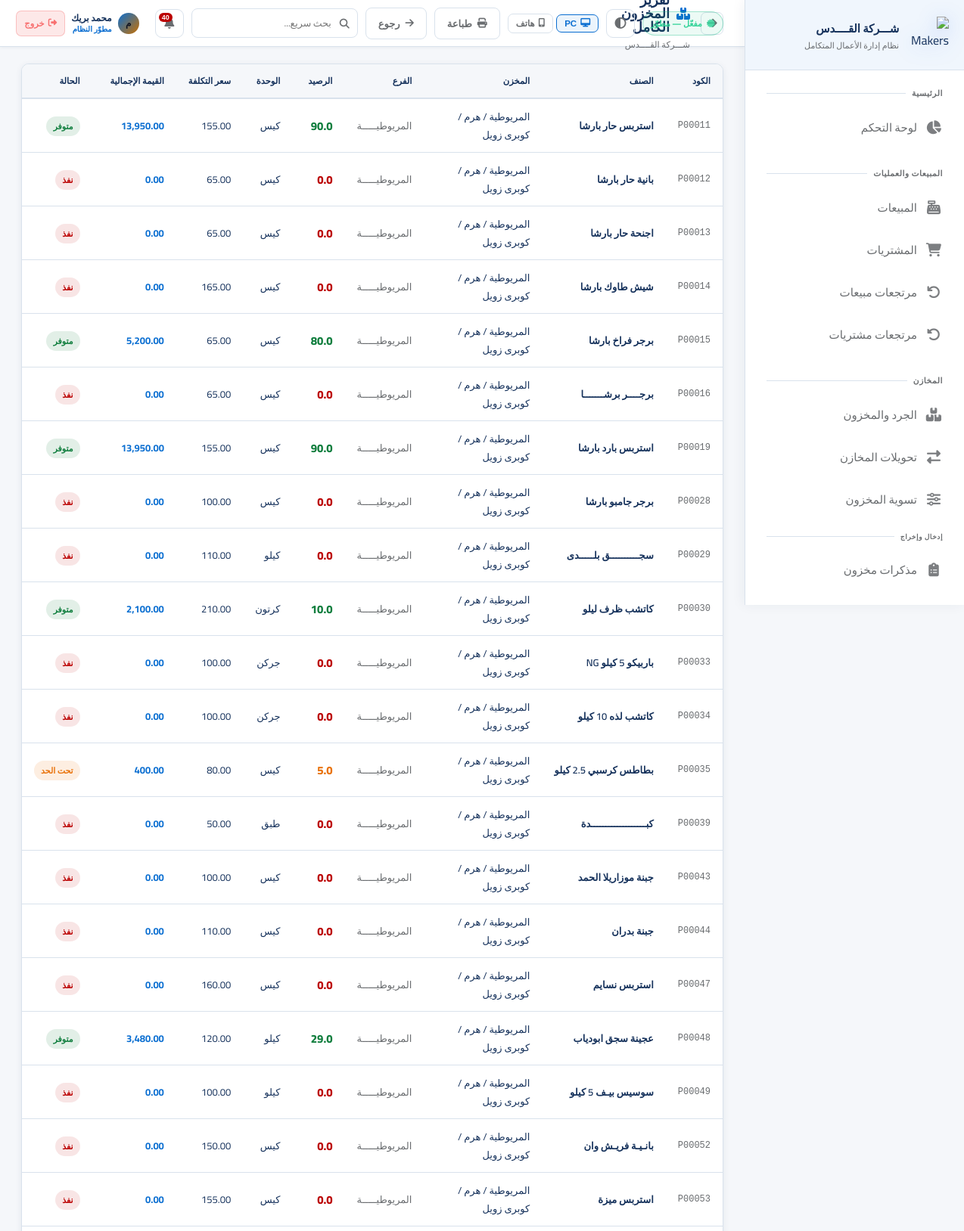
/reports/inventory (signed in, upper part), run on the app's committed database.
### app.py (models this page shows, shortened)
class AppSetting(db.Model):
    id = db.Column(db.Integer, primary_key=True)
    key = db.Column(db.String(80), unique=True, nullable=False)
    value = db.Column(db.Text)

class User(UserMixin, db.Model):
    id = db.Column(db.Integer, primary_key=True)
    username = db.Column(db.String(80), unique=True, nullable=False)
    password_hash = db.Column(db.String(256))
    full_name = db.Column(db.String(120))
    role = db.Column(db.String(20), default='user')  # developer, admin, manager, user
    branch_id = db.Column(db.Integer, db.ForeignKey('branch.id'))
    is_active = db.Column(db.Boolean, default=True)
    created_at = db.Column(db.DateTime, default=datetime.utcnow)
    last_seen = db.Column(db.DateTime, nullable=True)
    last_ip = db.Column(db.String(64), nullable=True)
    last_user_agent = db.Column(db.String(256), nullable=True)
    permissions = db.Column(db.Text)  # JSON list of permission keys; empty = استخدام صلاحيات الدور

class Stock(db.Model):
    id = db.Column(db.Integer, primary_key=True)
    product_id = db.Column(db.Integer, db.ForeignKey('product.id'), nullable=False)
    warehouse_id = db.Column(db.Integer, db.ForeignKey('warehouse.id'), nullable=False)
    quantity = db.Column(db.Float, default=0)
    warehouse = db.relationship('Warehouse')
    __table_args__ = (db.UniqueConstraint('product_id', 'warehouse_id'),)

class Product(db.Model):
    id = db.Column(db.Integer, primary_key=True)
    code = db.Column(db.String(50), unique=True, nullable=False)
    name = db.Column(db.String(200), nullable=False)
    barcode = db.Column(db.String(50))
    category_id = db.Column(db.Integer, db.ForeignKey('category.id'))
    unit = db.Column(db.String(20), default='قطعة')
    cost_price = db.Column(db.Float, default=0)
    sell_price = db.Column(db.Float, default=0)
    min_stock = db.Column(db.Float, default=0)
    description = db.Column(db.Text)
    is_active = db.Column(db.Boolean, default=True)
    created_at = db.Column(db.DateTime, default=datetime.utcnow)
    stock_items = db.relationship('Stock', backref='product', lazy=True)

class Warehouse(db.Model):
    id = db.Column(db.Integer, primary_key=True)
    name = db.Column(db.String(100), nullable=False)
    branch_id = db.Column(db.Integer, db.ForeignKey('branch.id'))
    manager_id = db.Column(db.Integer, db.ForeignKey('user.id'))
    address = db.Column(db.String(200))
    is_active = db.Column(db.Boolean, default=True)
    manager = db.relationship('User', foreign_keys=[manager_id])

class Branch(db.Model):
    id = db.Column(db.Integer, primary_key=True)
    name = db.Column(db.String(100), nullable=False)
    address = db.Column(db.String(200))
    phone = db.Column(db.String(20))
    is_active = db.Column(db.Boolean, default=True)
    users = db.relationship('User', backref='branch', lazy=True)
    warehouses = db.relationship('Warehouse', backref='branch', lazy=True)

### app.py (the view)
@app.route('/reports/inventory')
@login_required
def report_inventory():
    stocks = db.session.query(Stock, Product, Warehouse).join(Product).join(Warehouse).filter(
        Product.is_active == True, Warehouse.is_active == True).all()
    return render_template('report_inventory.html', stocks=stocks)

### templates/report_inventory.html (shortened to what this page needs)
{% extends 'base.html' %}
{% set block_icon = 'fas fa-boxes' %}
{% block topbar_actions %}
<button onclick="window.print()" class="btn btn-outline"><i class="fas fa-print"></i> طباعة</button>
<a href="{{ url_for('reports') }}" class="btn btn-outline"><i class="fas fa-arrow-right"></i> رجوع</a>
{% endblock %}
{% block content %}
<div class="card"><div class="table-container"><table>
    <thead><tr><th>الكود</th><th>الصنف</th><th>المخزن</th><th>الفرع</th><th>الرصيد</th><th>الوحدة</th><th>سعر التكلفة</th><th>القيمة الإجمالية</th><th>الحالة</th></tr></thead>
    <tbody>
        {% set ns = namespace(total_val=0) %}
        {% for stock, product, warehouse in stocks %}
        {% set val = stock.quantity * product.cost_price %}
        {% set ns.total_val = ns.total_val + val %}
        <tr>
            <td style="font-family:monospace;font-size:12px;color:var(--text-muted);">{{ product.code }}</td>
            <td style="font-weight:600;">{{ product.name }}</td>
            <td>{{ warehouse.name }}</td>
            <td style="color:var(--text-muted);">{{ warehouse.branch.name if warehouse.branch else '—' }}</td>
            <td style="font-weight:800;font-size:15px;
                color:{% if stock.quantity <= 0 %}var(--danger){% elif stock.quantity <= product.min_stock and product.min_stock > 0 %}var(--warning){% else %}var(--success){% endif %};">
                {{ stock.quantity }}
            </td>
            <td>{{ product.unit }}</td>
            <td>{{ "{:,.2f}".format(product.cost_price) }}</td>
            <td style="font-weight:700;color:var(--info);">{{ "{:,.2f}".format(val) }}</td>
            <td>
                {% if stock.quantity <= 0 %}<span class="badge badge-danger">نفذ</span>
                {% elif stock.quantity <= product.min_stock and product.min_stock > 0 %}<span class="badge badge-warning">تحت الحد</span>
                {% else %}<span class="badge badge-success">متوفر</span>{% endif %}
            </td>
        </tr>
        {% else %}
        <tr><td colspan="9" style="text-align:center;padding:40px;color:var(--text-muted);">لا توجد بيانات</td></tr>
        {% endfor %}
    </tbody>
</table></div></div>
{% endblock %}

### templates/base.html (shortened to what this page needs)
<!DOCTYPE html>
<html lang="ar" dir="rtl" data-theme="fiori" data-layout-default="{{ layout_max_width | default('1400px') }}">
<head>
    <link rel="stylesheet" href="https://cdnjs.cloudflare.com/ajax/libs/font-awesome/6.5.0/css/all.min.css">
    <link rel="stylesheet" href="{{ url_for('static', filename='css/style.css') }}">
</head>
<body>
<aside class="sidebar sidebar-enterprise" id="sidebar">
    <div class="sidebar-logo">
        <div class="logo-icon">
            <img src="{{ url_for('static', filename='img/logo-makers-erp-3d.png') }}" alt="Makers ERP">
        </div>
        <div class="logo-text">
            <div class="name">{{ app_brand_title | default('Silsal POS') }}</div>
            <div class="sub">نظام إدارة الأعمال المتكامل</div>
        </div>
    </div>
    <nav class="sidebar-nav" id="sidebarNav" style="display:flex;flex-direction:column;padding-bottom:8px;">
        <div class="nav-section">
            <div class="nav-label">الرئيسية</div>
            {% if can('dashboard') %}
            <a href="{{ url_for('dashboard') }}" class="nav-link {% if request.endpoint=='dashboard' %}active{% endif %}">
                <i class="fas fa-chart-pie"></i><span class="label">لوحة التحكم</span>
            </a>
            {% endif %}
        </div>
        {% if can('sales') or can('purchases') or can('returns') %}
        <div class="nav-section">
            <div class="nav-label">المبيعات والعمليات</div>
            {% if can('sales') %}
            <a href="{{ url_for('sales') }}" class="nav-link {% if 'sale' in (request.endpoint or '') and 'return' not in (request.endpoint or '') and 'report' not in (request.endpoint or '') %}active{% endif %}">
                <i class="fas fa-cash-register"></i><span class="label">المبيعات</span>
            </a>
            {% endif %}
            {% if can('purchases') %}
            <a href="{{ url_for('purchases') }}" class="nav-link {% if 'purchase' in (request.endpoint or '') and 'return' not in (request.endpoint or '') and 'report' not in (request.endpoint or '') %}active{% endif %}">
                <i class="fas fa-shopping-cart"></i><span class="label">المشتريات</span>
            </a>
            {% endif %}
            {% if can('returns') %}
            <a href="{{ url_for('sale_returns') }}" class="nav-link {% if request.endpoint in ['sale_returns','new_sale_return'] %}active{% endif %}">
                <i class="fas fa-undo"></i><span class="label">مرتجعات مبيعات</span>
            </a>
            <a href="{{ url_for('purchase_returns') }}" class="nav-link {% if request.endpoint in ['purchase_returns','new_purchase_return'] %}active{% endif %}">
                <i class="fas fa-undo-alt"></i><span class="label">مرتجعات مشتريات</span>
            </a>
            {% endif %}
        </div>
        {% endif %}
        {% if can('inventory') or can('transfers') or can('adjust_stock') %}
        <div class="nav-section">
            <div class="nav-label">المخازن</div>
            {% if can('inventory') %}
            <a href="{{ url_for('inventory') }}" class="nav-link {% if request.endpoint=='inventory' %}active{% endif %}">
                <i class="fas fa-boxes"></i><span class="label">الجرد والمخزون</span>
            </a>
            {% endif %}
            {% if can('transfers') %}
            <a href="{{ url_for('transfers') }}" class="nav-link {% if 'transfer' in (request.endpoint or '') %}active{% endif %}">
                <i class="fas fa-exchange-alt"></i><span class="label">تحويلات المخازن</span>
            </a>
            {% endif %}
            {% if can('adjust_stock') %}
            <a href="{{ url_for('adjust_stock') }}" class="nav-link {% if request.endpoint=='adjust_stock' %}active{% endif %}">
                <i class="fas fa-sliders-h"></i><span class="label">تسوية المخزون</span>
            </a>
            {% endif %}
            {% if can('inventory') %}
            <div class="nav-label" style="padding-top:10px;font-size:9px;">إدخال وإخراج</div>
            <a href="{{ url_for('inventory_memos_list') }}" class="nav-link ">
                <i class="fas fa-clipboard-list"></i><span class="label">مذكرات مخزون</span>
            </a>
            {% endif %}
        </div>
        {% endif %}
        {% if can('customers') or can('suppliers') or can('employees') %}
        <div class="nav-section">
        </div>
        {% endif %}
    </nav>
</aside>
<main class="main-content">
    <div class="topbar">
        <div style="display:flex;align-items:center;gap:14px;">
            <button type="button" onclick="history.back()" class="icon-btn" title="رجوع" style="font-size:15px;flex-shrink:0;"><i class="fas fa-arrow-right"></i></button>
            <div>
                <div class="page-title"><i class="{{ block_icon | default('fas fa-home') }}"></i>{% block page_title %}الرئيسية{% endblock %}</div>
                <div class="breadcrumb">{% block breadcrumb %}{{ app_brand_title }}{% endblock %}</div>
            </div>
        </div>
        <div class="topbar-right">
            {% if subscription_status %}
            <span class="sub-pill {% if subscription_status.kind in ('developer','permanent') %}ok{% elif subscription_status.kind in ('expired','none') %}bad{% else %}warn{% endif %}" title="حالة الاشتراك / الترخيص">
                <i class="fas fa-certificate" style="margin-left:6px;opacity:.85;"></i>{{ subscription_status.line }}
            </span>
            {% endif %}
            <button type="button" class="theme-toggle" onclick="erpToggleTheme()" title="تبديل الثيم (Fiori / فاتح / داكن)"><i class="fas fa-adjust"></i></button>
            <div class="erp-device-layout-tools" style="display:flex;align-items:center;gap:4px;flex-shrink:0;" title="وضع العرض — يُحفظ على هذا الجهاز فقط">
                <button type="button" id="btnLayoutPC" onclick="erpSetLayout('pc')" title="عرض PC"
                    style="display:flex;align-items:center;gap:5px;padding:5px 10px;border-radius:7px;font-size:11.5px;font-weight:700;
                           border:1px solid var(--border);background:transparent;color:var(--text-muted);cursor:pointer;transition:all .18s;">
                    <i class="fas fa-desktop"></i> PC
                </button>
                <button type="button" id="btnLayoutPhone" onclick="erpSetLayout('phone')" title="عرض هاتف"
                    style="display:flex;align-items:center;gap:5px;padding:5px 10px;border-radius:7px;font-size:11.5px;font-weight:700;
                           border:1px solid var(--border);background:transparent;color:var(--text-muted);cursor:pointer;transition:all .18s;">
                    <i class="fas fa-mobile-alt"></i> هاتف
                </button>
            </div>
            {% block topbar_actions %}{% endblock %}
            <div style="position:relative;" id="globalSearchWrapper">
                <div style="position:relative;">
                    <i class="fas fa-search" style="position:absolute;right:11px;top:50%;transform:translateY(-50%);color:var(--text-muted);font-size:13px;pointer-events:none;"></i>
                    <input type="text" id="globalSearchInput" placeholder="بحث سريع..." autocomplete="off"
                        style="width:220px;padding:7px 34px 7px 12px;background:rgba(255,255,255,.04);border:1px solid var(--border);
                               border-radius:8px;color:var(--text);font-family:Cairo,sans-serif;font-size:12.5px;transition:all .2s;"
                        onfocus="this.style.borderColor='var(--accent)';this.style.width='280px'"
                        onblur="setTimeout(()=>{this.style.borderColor='';this.style.width='220px';closeGlobalSearch()},200)">
                </div>
            </div>
            <div style="position:relative;" id="notifWrapper">
                <button class="notif-btn" onclick="toggleNotif()" title="الإشعارات">
                    <i class="fas fa-bell"></i>
                    <span class="notif-count" id="notifCount"></span>
                </button>
            </div>
            <div style="display:flex;align-items:center;gap:8px;padding:4px 10px;border-radius:10px;
                        background:rgba(255,255,255,.05);border:1px solid rgba(255,255,255,.09);
                        backdrop-filter:blur(12px);-webkit-backdrop-filter:blur(12px);flex-shrink:0;">
                <div style="width:28px;height:28px;border-radius:50%;background:linear-gradient(135deg,var(--accent),#c97000);
                            display:flex;align-items:center;justify-content:center;font-size:12px;font-weight:800;color:#0f1422;flex-shrink:0;">
                    {{ (current_user.full_name or current_user.username)[0] }}
                </div>
                <div style="line-height:1.3;min-width:0;">
                    <div style="font-size:12px;font-weight:700;color:var(--text);white-space:nowrap;overflow:hidden;text-overflow:ellipsis;max-width:100px;">
                        {{ current_user.full_name or current_user.username }}
                    </div>
                    <div style="font-size:10px;color:var(--accent);font-weight:600;">
                        {% if current_user.role=='developer' %}مطوّر النظام
                        {% elif current_user.role=='admin' %}مدير النظام
                        {% elif current_user.role=='manager' %}مشرف
                        {% else %}مستخدم{% endif %}
                    </div>
                </div>
                <a href="{{ url_for('logout') }}" title="تسجيل الخروج"
                   style="display:flex;align-items:center;gap:5px;padding:5px 10px;border-radius:7px;
                          background:rgba(239,68,68,.12);border:1px solid rgba(239,68,68,.25);
                          color:#f87171;font-size:11.5px;font-weight:700;text-decoration:none;white-space:nowrap;
                          transition:all .18s;flex-shrink:0;"
                   onmouseover="this.style.background='rgba(239,68,68,.22)';this.style.borderColor='rgba(239,68,68,.5)'"
                   onmouseout="this.style.background='rgba(239,68,68,.12)';this.style.borderColor='rgba(239,68,68,.25)'">
                    <i class="fas fa-sign-out-alt"></i> خروج
                </a>
            </div>
        </div>
    </div>
    <div class="content fade-in">
        {% block content %}{% endblock %}
    </div>
</main>
</body>
</html>

### data on the page
AppSetting: value "شـــركة القــــدس"
User: full_name "م", full_name "محمد بريك"
Stock: code "P00011", name "استربس حار بارشا", name "المريوطية / هرم / كوبرى زويل", branch "المريوطيـــــة", quantity "90.0", unit "كيس", val "13,950.00", shows "متوفر"
Product: cost_price "155.00"
Stock: code "P00012", name "بانية حار بارشا", name "المريوطية / هرم / كوبرى زويل", branch "المريوطيـــــة", quantity "0.0", unit "كيس", quantity "0.00", shows "نفذ"
Product: cost_price "65.00"
Stock: code "P00013", name "اجنحة حار بارشا", name "المريوطية / هرم / كوبرى زويل", branch "المريوطيـــــة", quantity "0.0", unit "كيس", quantity "0.00", shows "نفذ"
Product: cost_price "65.00"
Stock: code "P00014", name "شيش طاوك بارشا", name "المريوطية / هرم / كوبرى زويل", branch "المريوطيـــــة", quantity "0.0", unit "كيس", quantity "0.00", shows "نفذ"
Product: cost_price "165.00"
Stock: code "P00015", name "برجر فراخ بارشا", name "المريوطية / هرم / كوبرى زويل", branch "المريوطيـــــة", quantity "80.0", unit "كيس", val "5,200.00", shows "متوفر"
Product: cost_price "65.00"
Stock: code "P00016", name "برجــــر برشـــــــا", name "المريوطية / هرم / كوبرى زويل", branch "المريوطيـــــة", quantity "0.0", unit "كيس", quantity "0.00", shows "نفذ"
Product: cost_price "65.00"
Stock: code "P00019", name "استربس بارد بارشا", name "المريوطية / هرم / كوبرى زويل", branch "المريوطيـــــة", quantity "90.0", unit "كيس", val "13,950.00", shows "متوفر"
Product: cost_price "155.00"
Stock: code "P00028", name "برجر جامبو بارشا", name "المريوطية / هرم / كوبرى زويل", branch "المريوطيـــــة", quantity "0.0", unit "كيس", quantity "0.00", shows "نفذ"
Product: cost_price "100.00"
Stock: code "P00029", name "سجــــــــــق بلـــــدى", name "المريوطية / هرم / كوبرى زويل", branch "المريوطيـــــة", quantity "0.0", unit "كيلو", quantity "0.00", shows "نفذ"
Product: cost_price "110.00"
Stock: code "P00030", name "كاتشب ظرف ليلو", name "المريوطية / هرم / كوبرى زويل", branch "المريوطيـــــة", quantity "10.0", unit "كرتون", val "2,100.00", shows "متوفر"
Product: cost_price "210.00"
Stock: code "P00033", name "باربيكو 5 كيلو NG", name "المريوطية / هرم / كوبرى زويل", branch "المريوطيـــــة", quantity "0.0", unit "جركن", quantity "0.00", shows "نفذ"
Product: cost_price "100.00"
Stock: code "P00034", name "كاتشب لذه 10 كيلو", name "المريوطية / هرم / كوبرى زويل", branch "المريوطيـــــة", quantity "0.0", unit "جركن", quantity "0.00", shows "نفذ"
Product: cost_price "100.00"
Stock: code "P00035", name "بطاطس كرسبي 2.5 كيلو", name "المريوطية / هرم / كوبرى زويل", branch "المريوطيـــــة", quantity "5.0", unit "كيس", val "400.00", shows "تحت الحد"
Product: cost_price "80.00"
Stock: code "P00039", name "كبـــــــــــــــــــدة", name "المريوطية / هرم / كوبرى زويل", branch "المريوطيـــــة", quantity "0.0", unit "طبق", quantity "0.00", shows "نفذ"
Product: cost_price "50.00"
Stock: code "P00043", name "جبنة موزاريلا الحمد", name "المريوطية / هرم / كوبرى زويل", branch "المريوطيـــــة", quantity "0.0", unit "كيس", quantity "0.00", shows "نفذ"
Product: cost_price "100.00"
Stock: code "P00044", name "جبنة بدران", name "المريوطية / هرم / كوبرى زويل", branch "المريوطيـــــة", quantity "0.0", unit "كيس", quantity "0.00", shows "نفذ"
Product: cost_price "110.00"
Stock: code "P00047", name "استربس نسايم", name "المريوطية / هرم / كوبرى زويل", branch "المريوطيـــــة", quantity "0.0", unit "كيس", quantity "0.00", shows "نفذ"
Product: cost_price "160.00"
Stock: code "P00048", name "عجينة سجق ابودياب", name "المريوطية / هرم / كوبرى زويل", branch "المريوطيـــــة", quantity "29.0", unit "كيلو", val "3,480.00", shows "متوفر"
Product: cost_price "120.00"
Stock: code "P00049", name "سوسيس بيـف 5 كيلو", name "المريوطية / هرم / كوبرى زويل", branch "المريوطيـــــة", quantity "0.0", unit "كيلو", quantity "0.00", shows "نفذ"
Product: cost_price "100.00"
Stock: code "P00052", name "بانـيـة فريـش وان", name "المريوطية / هرم / كوبرى زويل", branch "المريوطيـــــة", quantity "0.0", unit "كيس", quantity "0.00", shows "نفذ"
Product: cost_price "150.00"
Stock: code "P00053", name "استربس ميزة", name "المريوطية / هرم / كوبرى زويل", branch "المريوطيـــــة", quantity "0.0", unit "كيس", quantity "0.00", shows "نفذ"
Product: cost_price "155.00"

### other printed values
{{ subscription_status.line }} "مفعّل — مطوّر"
